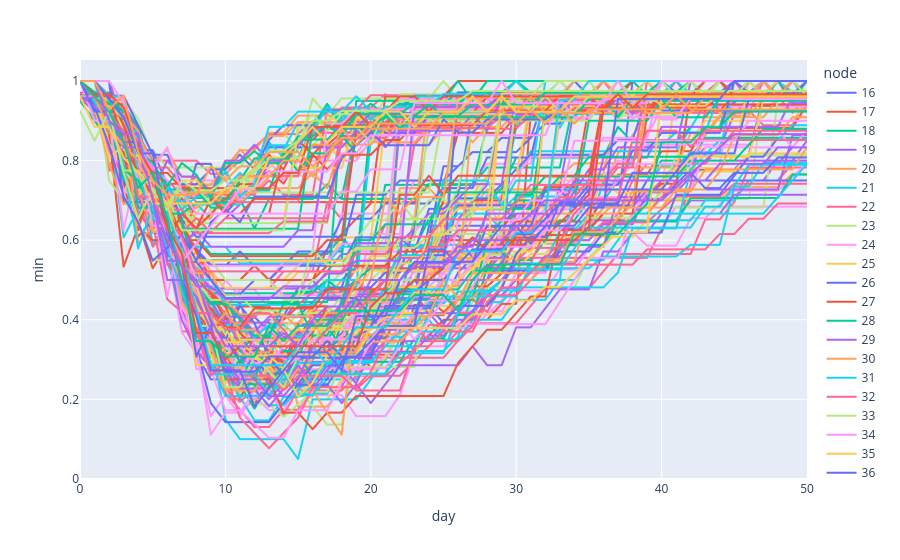

Here is the notebook cell this chart was saved with:
### Code cell
import plotly.express as px
fig = px.line(df2, x="day", y="min", color='node')
fig.show()
